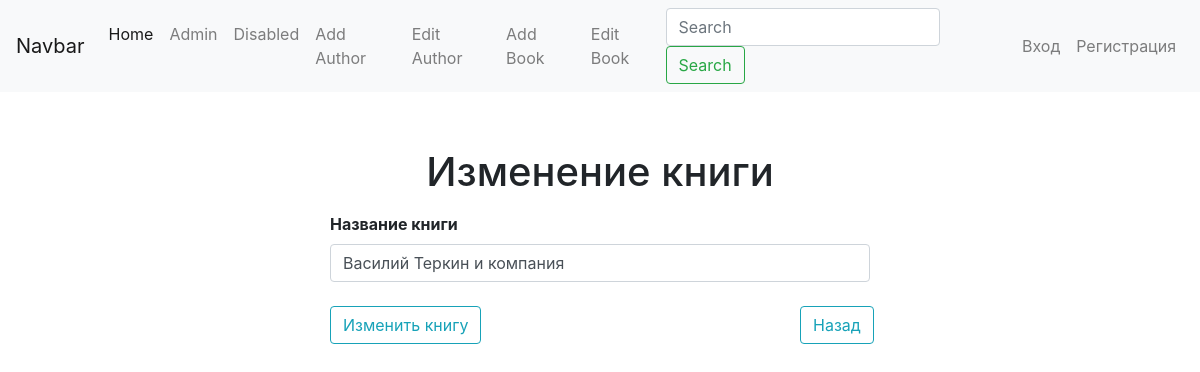
Page /updatebook/5 on the earlier database version.
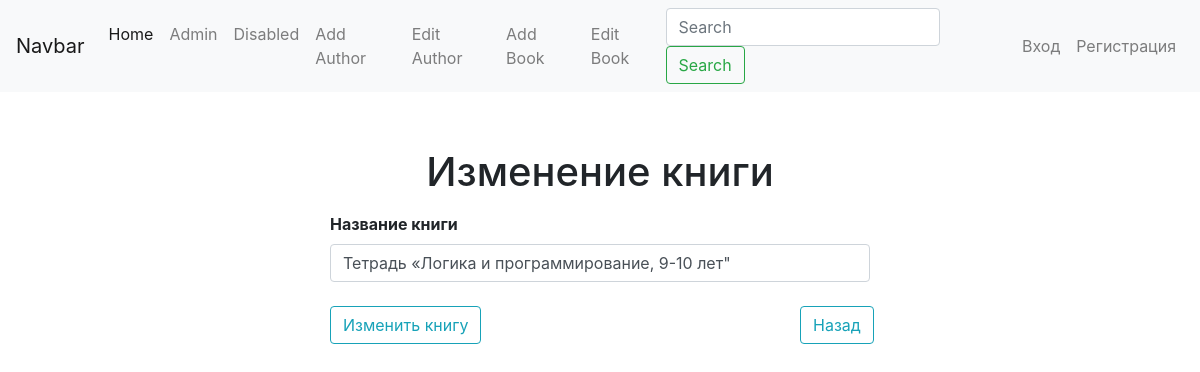
Same page on the later database version.
### app/models.py (models this page shows, shortened)
class Book(db.Model):
    id = db.Column(db.Integer, primary_key=True)
    title = db.Column(db.String(250), unique=True, nullable=False)
    authors = db.relationship('Author', secondary=books_authors, lazy='subquery',
        backref=db.backref('books', lazy=True))

### app/books/views.py (the view)
@app.route("/updatebook/<int:id>", methods=["POST", "GET"])
def update_book(id):
    print("hello")
    book = Book.query.get_or_404(id)
    if request.method == 'POST':
        form = AddBook(formdata=request.form, obj=book)
        form.populate_obj(book)
        db.session.commit()
        flash(f'Вы успешно изменили книгу', 'success')
        return redirect(url_for("book"))
    form = AddBook(obj=book)
    return render_template("edit_book_and_author.html", form=form, book=book, books="books")

### app/books/forms.py (shortened to what this page needs)
class AddBook(Form):
    title = StringField("Название книги", [validators.DataRequired()])

### app/templates/edit_book_and_author.html (shortened to what this page needs)
{% extends "base.html" %}
{% block content %}
<div class="container">
    <div class="row">
        <div class="col-md-3"></div>
        <div class="col-md-6">
            {% if books %}
                <h1 class="text-center p-2 mt-5">Изменение книги</h1>
                {% from "_formhelpers.html" import render_field %}
                <form action="{{ url_for('update_book', id=book.id) }}" method='POST'>
                    {{ render_field(form.title, class="form-control") }}
                    <input type="submit" value="Изменить книгу"  class="btn btn-outline-info mt-3" >
                </form>
                <a href="#" class="btn btn-outline-info" style="margin-top: -65px; margin-left: 470px; ">Назад</a>
            {% else %}
                {% from "_formhelpers.html" import render_field %}
            {% endif %}
{% endblock %}

### app/templates/_formhelpers.html (shortened to what this page needs)
{% macro render_field(field) %}
  <dt>{{ field.label }}
  <dd>{{ field(**kwargs)|safe }}
  </dd>
{% endmacro %}

Differences in the rows shown:
changed Book: title "Василий Теркин и компания" → "Тетрадь «Логика и программирование, 9-10 лет\""
